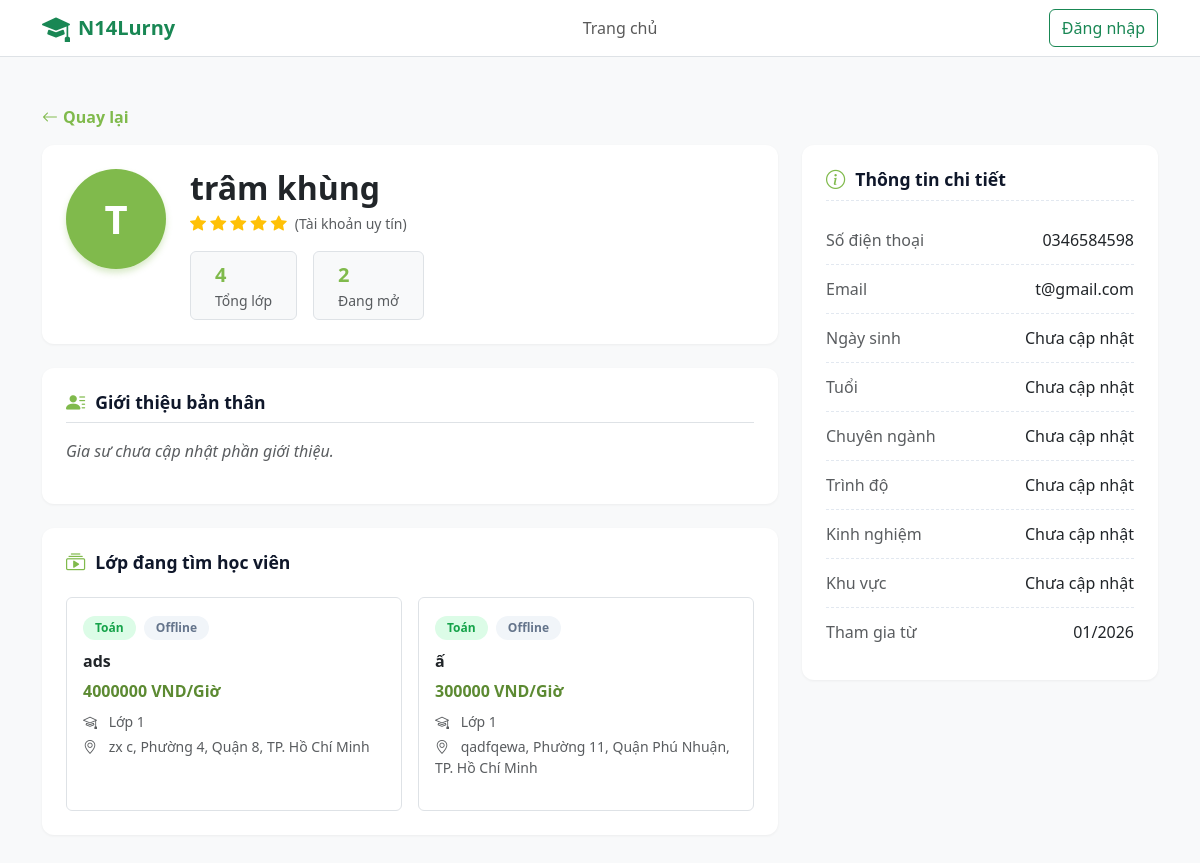
Before: /N14Lurny/tutor/view_detail.php?id=12 with the older database file.
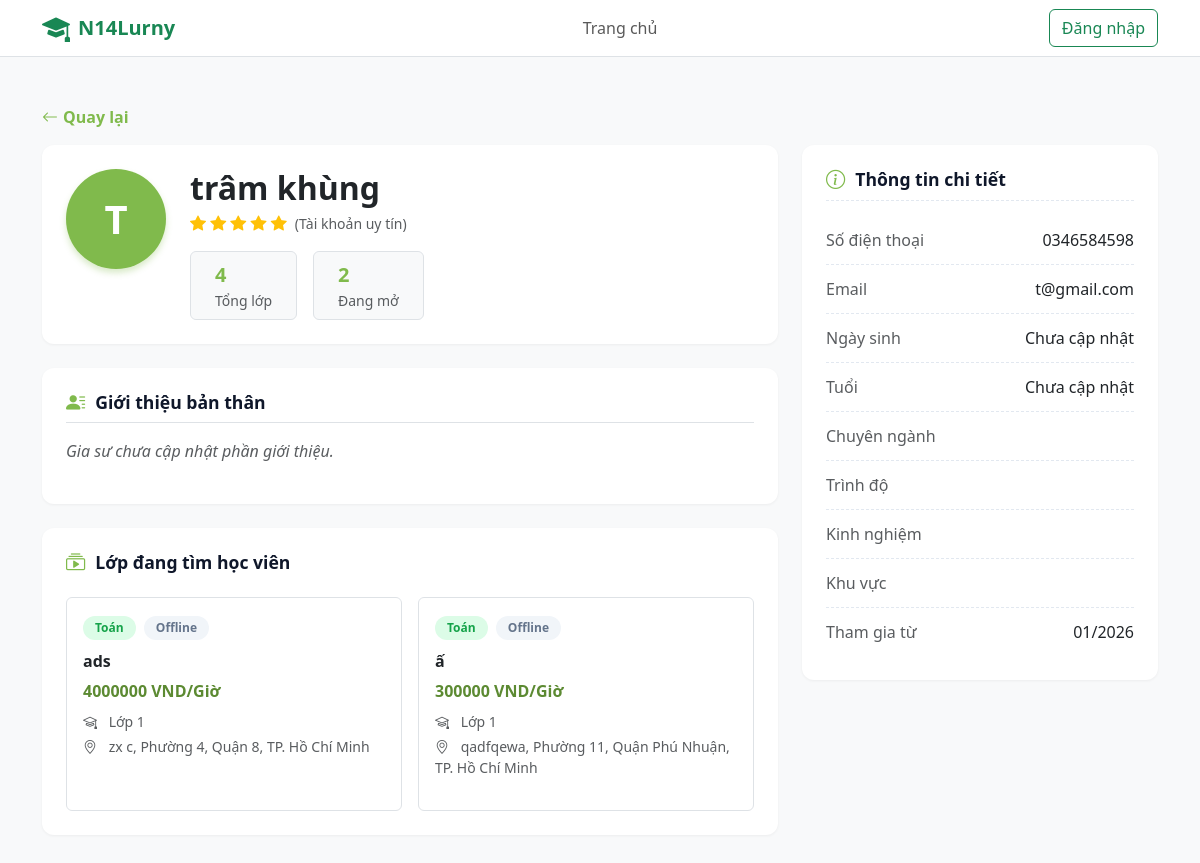
After: the same page with the newer database file.
### tables this page shows
CREATE TABLE `users` (
  `id` int(11) NOT NULL,
  `full_name` varchar(100) NOT NULL,
  `email` varchar(100) NOT NULL,
  `password` varchar(255) NOT NULL,
  `role` enum('admin','tutor','student') NOT NULL DEFAULT 'student',
  `avatar` varchar(255) DEFAULT NULL,
  `dob` date DEFAULT NULL,
  `gender` enum('Nam','Nữ','Khác') DEFAULT 'Nam',
  `phone` varchar(20) DEFAULT NULL,
  `bio` text DEFAULT NULL COMMENT 'Giới thiệu bản thân',
  `major` varchar(100) DEFAULT NULL COMMENT 'Chuyên ngành',
  `degree` varchar(100) DEFAULT NULL COMMENT 'Bằng cấp/Trình độ',
  `experience` varchar(100) DEFAULT NULL COMMENT 'Kinh nghiệm',
  `address` varchar(255) DEFAULT NULL COMMENT 'Địa chỉ/Khu vực',
  `school` varchar(255) DEFAULT NULL,
  `grade` varchar(50) DEFAULT NULL,
  `created_at` timestamp NOT NULL DEFAULT current_timestamp()
);

CREATE TABLE `classes` (
  `id` int(11) NOT NULL,
  `tutor_id` int(11) NOT NULL,
  `title` varchar(255) NOT NULL,
  `subject` varchar(100) NOT NULL,
  `grade` varchar(50) NOT NULL,
  `price` varchar(255) DEFAULT NULL,
  `description` text DEFAULT NULL,
  `method` varchar(50) NOT NULL DEFAULT 'Offline' COMMENT 'Online hoặc Offline',
  `location` varchar(100) NOT NULL DEFAULT 'TP. Hồ Chí Minh' COMMENT 'Quận/Huyện tại TP.HCM',
  `status` enum('pending','active','hidden','closed','rejected') DEFAULT 'pending',
  `max_students` int(11) NOT NULL DEFAULT 1,
  `start_date` date DEFAULT NULL,
  `end_date` date DEFAULT NULL,
  `created_at` timestamp NOT NULL DEFAULT current_timestamp()
);

### N14Lurny/tutor/view_detail.php (the view, shortened to what the rows shown need)
<?php
require_once '../config/db.php';
$tutor_id = 0;
if (isset($_GET['id']) && is_numeric($_GET['id'])) {
    $tutor_id = intval($_GET['id']);
} elseif (isset($_SESSION['user_id'])) {
    $tutor_id = $_SESSION['user_id'];
} else {
    echo "<script>alert('Không tìm thấy thông tin!'); window.history.back();</script>";
    exit();
}
$sql_user = "SELECT * FROM users WHERE id = ?";
$stmt = $conn->prepare($sql_user);
$stmt->bind_param("i", $tutor_id);
$stmt->execute();
$user_res = $stmt->get_result();
$tutor = $user_res->fetch_assoc();
$avatar_path = "../assets/uploads/avatars/" . ($tutor['avatar'] ?? '');
$has_avatar = !empty($tutor['avatar']) && file_exists($avatar_path);
$initials = mb_strtoupper(mb_substr($tutor['full_name'], 0, 1, "UTF-8"));
$sql_classes = "SELECT * FROM classes WHERE tutor_id = ? AND status = 'active' ORDER BY created_at DESC LIMIT 4";
$stmt_classes = $conn->prepare($sql_classes);
$stmt_classes->bind_param("i", $tutor_id);
$stmt_classes->execute();
$res_classes = $stmt_classes->get_result();
?>
<!DOCTYPE html>
<html lang="vi">
<head>
  <link href="https://cdn.jsdelivr.net/npm/bootstrap@5.3.2/dist/css/bootstrap.min.css" rel="stylesheet">
  <link href="https://cdn.jsdelivr.net/npm/bootstrap-icons@1.11.1/font/bootstrap-icons.css" rel="stylesheet">
  <link rel="stylesheet" href="../assets/css/tutor.css">
</head>
<body class="bg-light">
<div class="container py-5">
  <div class="row g-4">
    <div class="col-lg-8">
      <div class="card card-detail mb-4">
        <div class="d-flex flex-column flex-md-row gap-4 align-items-center align-items-md-start text-center text-md-start">
            <?php if($has_avatar): ?>
                <img src="<?= $avatar_path ?>" class="rounded-circle object-fit-cover shadow-sm" style="width: 100px; height: 100px; border: 3px solid #80BA4C;">
            <?php else: ?>
                <div class="avatar-circle" style="width: 100px; height: 100px; font-size: 40px; margin: 0;">
                    <?= $initials ?>
                </div>
            <?php endif; ?>
            <div class="flex-grow-1">
                <h2 class="fw-bold mb-1 text-dark"><?= htmlspecialchars($tutor['full_name']) ?></h2>
                <div class="text-warning mb-3">
                    <i class="bi bi-star-fill"></i>
                    <i class="bi bi-star-fill"></i>
                    <i class="bi bi-star-fill"></i>
                    <i class="bi bi-star-fill"></i>
                    <i class="bi bi-star-fill"></i>
                    <span class="text-muted small ms-1">(Tài khoản uy tín)</span>
                </div>
                <div class="d-flex gap-3 justify-content-center justify-content-md-start">
                    <div class="bg-light px-4 py-2 rounded border">
                    </div>
                    <div class="bg-light px-4 py-2 rounded border">
                    </div>
                </div>
            </div>
        </div>
      </div>
      <div class="card card-detail">
        <?php if ($res_classes->num_rows > 0): ?>
        <div class="row g-3">
            <?php while($class = $res_classes->fetch_assoc()): ?>
            <div class="col-md-6">
                <div class="border rounded p-3 h-100 bg-white hover-shadow transition-all position-relative">
                    <div class="mb-2">
                         <span class="badge green"><?= htmlspecialchars($class['subject']) ?></span>
                         <span class="badge gray small"><?= htmlspecialchars($class['method']) ?></span>
                    </div>
                    <h6 class="fw-bold text-dark mb-2">
                        <a href="see_details.php?id=<?= $class['id'] ?>" class="text-decoration-none text-dark stretched-link">
                            <?= htmlspecialchars($class['title']) ?>
                        </a>
                    </h6>
                    <div class="text-primary fw-bold mb-2">
                        <?= htmlspecialchars($class['price']) ?>
                    </div>
                    <ul class="list-unstyled small text-muted mb-3">
                        <li class="mb-1"><i class="bi bi-mortarboard me-2"></i> <?= htmlspecialchars($class['grade']) ?></li>
                        <li><i class="bi bi-geo-alt me-2"></i> <?= htmlspecialchars($class['location']) ?></li>
                    </ul>
                </div>
            </div>
            <?php endwhile; ?>
        </div>
        <?php else: ?>
            <div class="text-center text-muted py-4">
                Hiện tại chưa có lớp nào đang mở.
            </div>
        <?php endif; ?>
      </div>
    </div>
    <div class="col-lg-4">
      <div class="card card-detail">
        <ul class="list-unstyled m-0">
            <li class="info-list-item">
                <span class="text-muted">Số điện thoại</span>
                <span class="fw-medium text-end ps-2 text-dark"><?= htmlspecialchars($tutor['phone'] ?? 'Chưa cập nhật') ?></span>
            </li>
            <li class="info-list-item">
                <span class="text-muted">Email</span>
                <span class="fw-medium text-end ps-2 text-dark"><?= htmlspecialchars($tutor['email']) ?></span>
            </li>
            <li class="info-list-item">
                <span class="text-muted">Chuyên ngành</span>
                <span class="fw-medium text-end ps-2"><?= htmlspecialchars($tutor['major'] ?? 'Chưa cập nhật') ?></span>
            </li>
            <li class="info-list-item">
                <span class="text-muted">Trình độ</span>
                <span class="fw-medium text-end ps-2"><?= htmlspecialchars($tutor['degree'] ?? 'Chưa cập nhật') ?></span>
            </li>
            <li class="info-list-item">
                <span class="text-muted">Kinh nghiệm</span>
                <span class="fw-medium text-end ps-2"><?= htmlspecialchars($tutor['experience'] ?? 'Chưa cập nhật') ?></span>
            </li>
            <li class="info-list-item">
                <span class="text-muted">Khu vực</span>
                <span class="fw-medium text-end ps-2"><?= htmlspecialchars($tutor['address'] ?? 'Chưa cập nhật') ?></span>
            </li>
            <li class="info-list-item border-0">
                <span class="text-muted">Tham gia từ</span>
                <span class="fw-medium"><?= date('m/Y', strtotime($tutor['created_at'])) ?></span>
            </li>
        </ul>
      </div>
    </div>
  </div>
</div>
</body>
</html>

Changed rows visible on the page:
changed users "trâm khùng": major "Chưa cập nhật" → (not shown); degree "Chưa cập nhật" → (not shown); experience "Chưa cập nhật" → (not shown); address "Chưa cập nhật" → (not shown)
